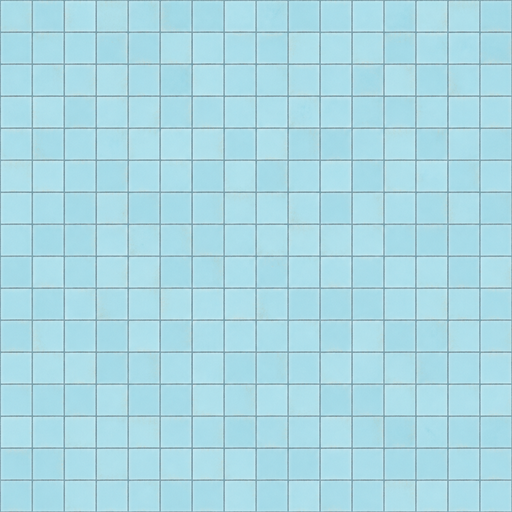
#> input picture sim/arena/pool_tile_base.png, 512 x 512 px
$ python make_pool_textures.py
#> lines starting #> are read from the running program, lines starting #| are printed output that depends on the picture
#> in main, base is the input picture: PIL image 512x512 RGB; mean R, G, B 169.5, 216.4, 227.5
#!/usr/bin/env python3
"""產生 sauvc27_pool 的貼圖：地板三段（淺端平台、斜坡、深區）和池壁。

    python3 sim/arena/make_pool_textures.py [--mm-per-px 15]

需要 numpy、Pillow。pool_tile_base.png 是 4 × 4 m 一塊、可無縫拼接的磁磚（16 × 16 片、
每片 25 cm），取自 SAUVC-Simulation 的 pool_ground（縮小到 512 px）。這裡把它鋪滿整個泳池，
再把奧運池的標線畫在真實的位置上：水道線（沿 x，每 2.5 m 一條，寬 25 cm），
離兩端池壁 2 m 處的 T 字橫線（長 1 m）。池壁頂端是池邊（淺色）加一條深藍色水線帶。

Gazebo 的 plane 把貼圖 UV 0..1 鋪滿整個 plane：u 沿 +x（影像第 0 欄在 -x 端），
v 沿 -y（影像第 0 列在 +y 端）。所以影像就是「從上往下看、+y 朝上」的俯視圖，
每一段地板用自己那一段的影像。尺寸跟 sauvc2027.py 共用同一組常數。
"""
import argparse
import os
import sys

import numpy as np
from PIL import Image

sys.path.insert(0, os.path.dirname(os.path.abspath(__file__)))
import sauvc2027 as A  # noqa: E402

TILE_SPAN_M = 4.0
LINE_W = 0.25
T_FROM_WALL = 2.0
T_LEN = 1.0
GUTTER_M = 0.10
WATERLINE_M = 0.06

NAVY = np.array([26, 52, 104], np.uint8)
GUTTER = np.array([232, 236, 238], np.uint8)
WATERLINE = np.array([44, 74, 126], np.uint8)


def tiled(base, h_m, w_m, ppm):
#> called with h_m = 25, w_m = 50, ppm = 66.67
    patch_px = max(2, int(round(TILE_SPAN_M * ppm)))
    patch = np.asarray(base.resize((patch_px, patch_px), Image.LANCZOS), np.uint8)
    h, w = int(round(h_m * ppm)), int(round(w_m * ppm))
    return np.tile(patch, (h // patch_px + 1, w // patch_px + 1, 1))[:h, :w].copy()
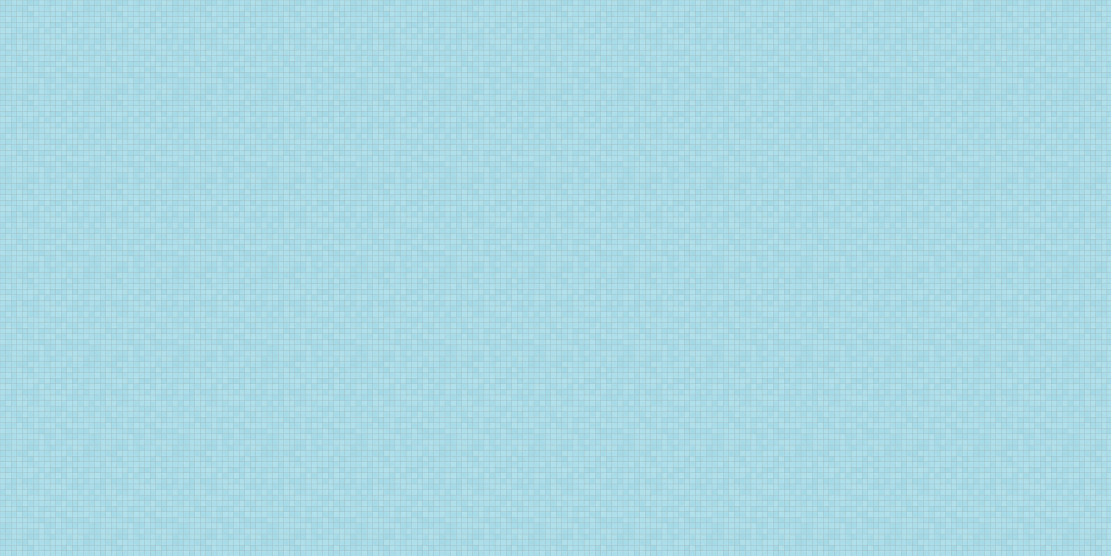
#> returned value: shape (1667, 3333, 3) (shown at 1/3 size); mean of channels 0, 1, 2 169.5, 216.5, 227.6; drawn as R, G, B


def floor_top_view(base, ppm):
    """整個池底的俯視圖：第 0 列 = y 最大（遠側池壁），第 0 欄 = x = 0（淺端池壁）。"""
    img = tiled(base, A.POOL_W, A.POOL_L, ppm)
    h, w = img.shape[:2]
#> h = 1667; w = 3333
    ys = A.POOL_W - (np.arange(h) + 0.5) / ppm
    xs = (np.arange(w) + 0.5) / ppm
#> xs = 3333 values from 0.0075 to 49.99
    in_x = (xs >= T_FROM_WALL) & (xs <= A.POOL_L - T_FROM_WALL)
    for k in range(int(A.POOL_W // A.LANE_W)):
        yc = (k + 0.5) * A.LANE_W
        rows = np.abs(ys - yc) < LINE_W / 2
        img[np.ix_(rows, in_x)] = NAVY
        t_rows = np.abs(ys - yc) < T_LEN / 2
        for xe in (T_FROM_WALL, A.POOL_L - T_FROM_WALL):
            img[np.ix_(t_rows, np.abs(xs - xe) < LINE_W / 2)] = NAVY
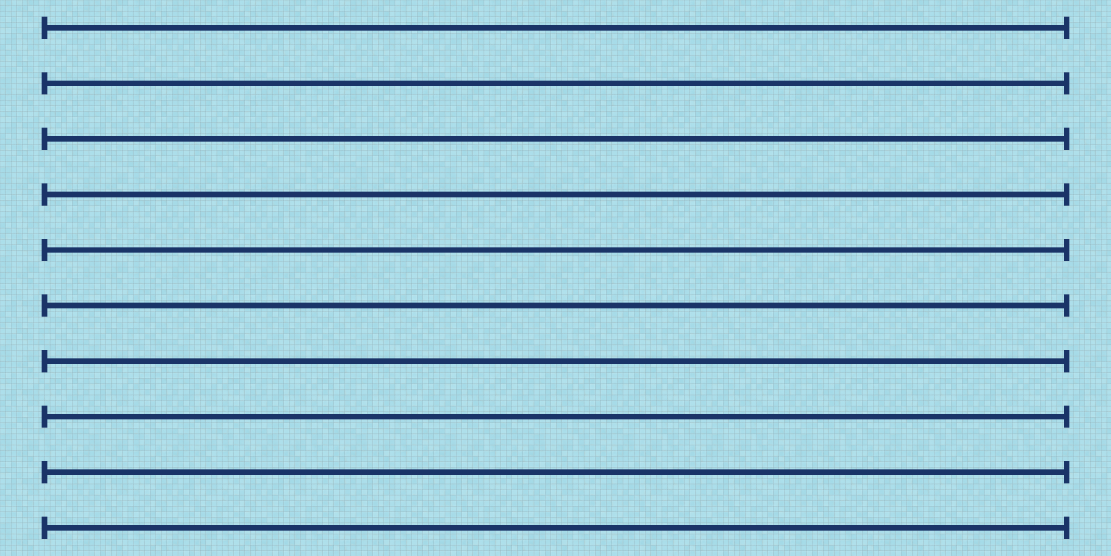
#> img: shape (1667, 3333, 3) (shown at 1/3 size); mean R, G, B 155.8, 200.7, 215.7
    return img


def wall(base, length_m, ppm):
    """池壁：第 0 列是池壁頂端。"""
#> called with length_m = 50.6, ppm = 66.67
    height = A.DECK + A.DEEP_DEPTH + 0.1
    img = tiled(base, height, length_m, ppm)
    from_top = (np.arange(img.shape[0]) + 0.5) / ppm
#> from_top = 167 values from 0.0075 to 2.5
    img[from_top < GUTTER_M] = GUTTER
    img[(from_top >= GUTTER_M) & (from_top < GUTTER_M + WATERLINE_M)] = WATERLINE
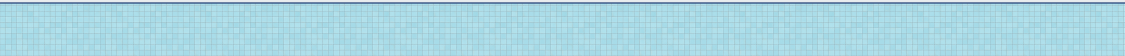
#> img: shape (167, 3373, 3) (shown at 1/3 size); mean R, G, B 169.1, 213.8, 225.5
    return img


def main():
    here = os.path.dirname(os.path.abspath(__file__))
    ap = argparse.ArgumentParser(description=__doc__, formatter_class=argparse.RawDescriptionHelpFormatter)
    ap.add_argument('--mm-per-px', type=float, default=15.0)
    ap.add_argument('--base', default=os.path.join(here, 'pool_tile_base.png'))
    ap.add_argument('--out', default=os.path.join(A.MODELS, 'sauvc27_pool', 'materials', 'textures'))
    a = ap.parse_args()
    ppm = 1000.0 / a.mm_per_px
    base = Image.open(a.base).convert('RGB')
    os.makedirs(a.out, exist_ok=True)

    top = floor_top_view(base, ppm)
    x_slope_end = A.SHALLOW_LEN + A.SLOPE_LEN
    col = lambda x: int(round(x * ppm))  # noqa: E731
    images = {
        'floor_shallow': top[:, :col(A.SHALLOW_LEN)],
        'floor_slope': top[:, col(A.SHALLOW_LEN):col(x_slope_end)],
        'floor_deep': top[:, col(x_slope_end):],
        'wall_long': wall(base, A.POOL_L + 2 * A.WALL_T, ppm),
        'wall_short': wall(base, A.POOL_W, ppm),
    }
#> call 2 of wall, with length_m = 25, ppm = 66.67
#> in wall (call 2), `height = A.DECK + A.DEEP_DEPTH + 0.1`: height = 2.5
#> call 3 of tiled, with h_m = 2.5, w_m = 25, ppm = 66.67
#> in tiled (call 3), `h, w = int(round(h_m * ppm)), int(round(w_m * ppm))`: h = 167; w = 1667
#> in tiled (call 3), `return np.tile(patch, (h // patch_px + 1, w // patch_px + 1, 1))[:h, :..`:
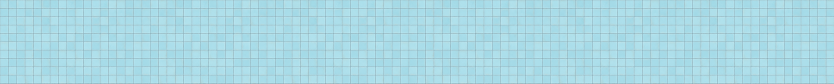
#> returned value: shape (167, 1667, 3) (shown at 1/2 size); mean of channels 0, 1, 2 169.5, 216.4, 227.5; drawn as R, G, B
#> in wall (call 2), `img[(from_top >= GUTTER_M) & (from_top < GUTTER_M + WATERLINE_M)] = WA..`:
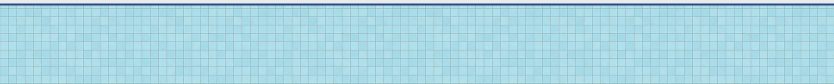
#> img: shape (167, 1667, 3) (shown at 1/2 size); mean R, G, B 169.1, 213.8, 225.5
    for name, arr in images.items():
        path = os.path.join(a.out, f'{name}.png')
        Image.fromarray(arr).save(path, optimize=True)
        print(f'{os.path.relpath(path, A.SIM)}  {arr.shape[1]}x{arr.shape[0]}  {os.path.getsize(path) / 1e6:.2f} MB')
#> this loop made 5 passes
#> name on passes 1 to 5: 'floor_shallow', 'floor_slope', 'floor_deep', 'wall_long', 'wall_short'
#| models/sauvc27_pool/materials/textures/floor_shallow.png  120x1667  0.23 MB
#| models/sauvc27_pool/materials/textures/floor_slope.png  1167x1667  0.52 MB
#| models/sauvc27_pool/materials/textures/floor_deep.png  2046x1667  0.58 MB
#| models/sauvc27_pool/materials/textures/wall_long.png  3373x167  0.06 MB
#| models/sauvc27_pool/materials/textures/wall_short.png  1667x167  0.06 MB
#> pass 1, in main, `Image.fromarray(arr).save(path, optimize=True)`:
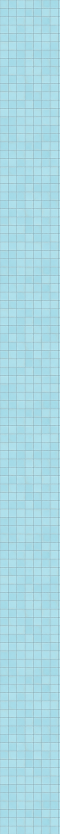
#> saved as floor_shallow.png: PIL image 120x1667 RGB (shown at 1/2 size); mean R, G, B 169.5, 216.3, 227.3
#> pass 2, in main, `Image.fromarray(arr).save(path, optimize=True)`:
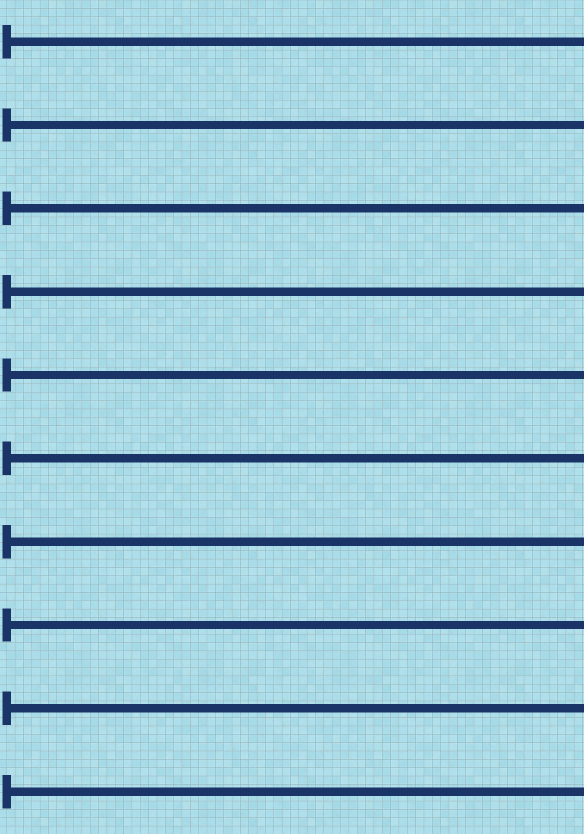
#> saved as floor_slope.png: PIL image 1167x1667 RGB (shown at 1/2 size); mean R, G, B 154.6, 199.3, 214.7


if __name__ == '__main__':
    main()
